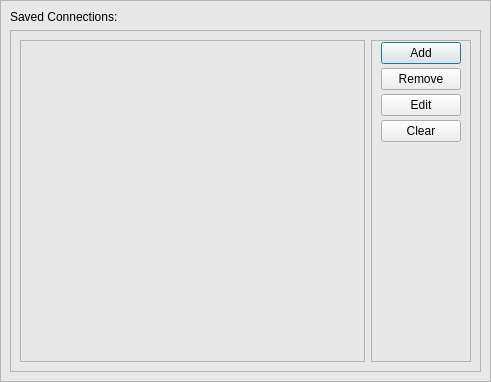
<?xml version="1.0" encoding="UTF-8"?>
<ui version="4.0">
 <class>Dialog</class>
 <widget class="QDialog" name="Dialog">
  <property name="geometry">
   <rect>
    <x>0</x>
    <y>0</y>
    <width>491</width>
    <height>382</height>
   </rect>
  </property>
  <property name="windowTitle">
   <string>Dialog</string>
  </property>
  <layout class="QVBoxLayout" name="verticalLayout">
   <property name="spacing">
    <number>0</number>
   </property>
   <property name="leftMargin">
    <number>0</number>
   </property>
   <property name="topMargin">
    <number>0</number>
   </property>
   <property name="rightMargin">
    <number>0</number>
   </property>
   <property name="bottomMargin">
    <number>0</number>
   </property>
   <item>
    <widget class="QFrame" name="frame">
     <property name="styleSheet">
      <string notr="true">QFrame {
	background-color:rgb(232, 232, 232);
}</string>
     </property>
     <property name="frameShape">
      <enum>QFrame::StyledPanel</enum>
     </property>
     <property name="frameShadow">
      <enum>QFrame::Raised</enum>
     </property>
     <layout class="QVBoxLayout" name="verticalLayout_3">
      <item>
       <widget class="QLabel" name="label">
        <property name="text">
         <string>Saved Connections:</string>
        </property>
       </widget>
      </item>
      <item>
       <widget class="QFrame" name="frame_3">
        <property name="frameShape">
         <enum>QFrame::StyledPanel</enum>
        </property>
        <property name="frameShadow">
         <enum>QFrame::Raised</enum>
        </property>
        <layout class="QHBoxLayout" name="horizontalLayout">
         <item>
          <widget class="QTreeView" name="treeView"/>
         </item>
         <item>
          <widget class="QFrame" name="frame_2">
           <property name="frameShape">
            <enum>QFrame::StyledPanel</enum>
           </property>
           <property name="frameShadow">
            <enum>QFrame::Raised</enum>
           </property>
           <layout class="QVBoxLayout" name="verticalLayout_2">
            <property name="spacing">
             <number>4</number>
            </property>
            <property name="topMargin">
             <number>1</number>
            </property>
            <property name="bottomMargin">
             <number>1</number>
            </property>
            <item>
             <widget class="QPushButton" name="pushButton">
              <property name="text">
               <string>Add</string>
              </property>
             </widget>
            </item>
            <item>
             <widget class="QPushButton" name="pushButton_2">
              <property name="text">
               <string>Remove</string>
              </property>
             </widget>
            </item>
            <item>
             <widget class="QPushButton" name="pushButton_3">
              <property name="text">
               <string>Edit</string>
              </property>
             </widget>
            </item>
            <item>
             <widget class="QPushButton" name="pushButton_4">
              <property name="text">
               <string>Clear</string>
              </property>
             </widget>
            </item>
            <item>
             <spacer name="verticalSpacer">
              <property name="orientation">
               <enum>Qt::Vertical</enum>
              </property>
              <property name="sizeHint" stdset="0">
               <size>
                <width>20</width>
                <height>40</height>
               </size>
              </property>
             </spacer>
            </item>
           </layout>
          </widget>
         </item>
        </layout>
       </widget>
      </item>
     </layout>
    </widget>
   </item>
  </layout>
 </widget>
 <resources/>
 <connections/>
</ui>
